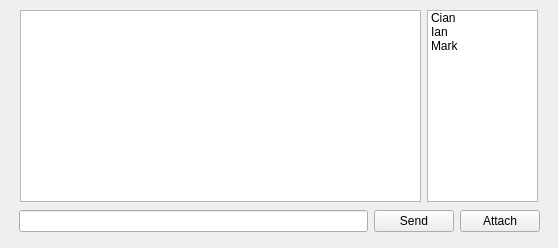
<?xml version="1.0" encoding="UTF-8"?>
<ui version="4.0">
 <class>MainWindow</class>
 <widget class="QMainWindow" name="MainWindow">
  <property name="geometry">
   <rect>
    <x>0</x>
    <y>0</y>
    <width>558</width>
    <height>248</height>
   </rect>
  </property>
  <property name="windowTitle">
   <string>MainWindow</string>
  </property>
  <widget class="QWidget" name="centralwidget">
   <widget class="QListWidget" name="listWidget">
    <property name="geometry">
     <rect>
      <x>427</x>
      <y>10</y>
      <width>111</width>
      <height>192</height>
     </rect>
    </property>
    <item>
     <property name="text">
      <string>Cian</string>
     </property>
    </item>
    <item>
     <property name="text">
      <string>Ian</string>
     </property>
    </item>
    <item>
     <property name="text">
      <string>Mark</string>
     </property>
    </item>
   </widget>
   <widget class="QWidget" name="layoutWidget">
    <property name="geometry">
     <rect>
      <x>19</x>
      <y>209</y>
      <width>521</width>
      <height>25</height>
     </rect>
    </property>
    <layout class="QHBoxLayout" name="horizontalLayout">
     <item>
      <widget class="QLineEdit" name="lineEdit"/>
     </item>
     <item>
      <widget class="QPushButton" name="pushButton">
       <property name="text">
        <string>Send</string>
       </property>
      </widget>
     </item>
     <item>
      <widget class="QPushButton" name="pushButton_2">
       <property name="text">
        <string>Attach</string>
       </property>
      </widget>
     </item>
    </layout>
   </widget>
   <widget class="QTextBrowser" name="textBrowser">
    <property name="geometry">
     <rect>
      <x>20</x>
      <y>10</y>
      <width>401</width>
      <height>192</height>
     </rect>
    </property>
   </widget>
  </widget>
  <action name="actionLogout">
   <property name="text">
    <string>Logout</string>
   </property>
  </action>
  <action name="actionSave">
   <property name="text">
    <string>Save</string>
   </property>
  </action>
 </widget>
 <resources/>
 <connections>
  <connection>
   <sender>lineEdit</sender>
   <signal>textChanged(QString)</signal>
   <receiver>textBrowser</receiver>
   <slot>setText(QString)</slot>
   <hints>
    <hint type="sourcelabel">
     <x>198</x>
     <y>220</y>
    </hint>
    <hint type="destinationlabel">
     <x>220</x>
     <y>105</y>
    </hint>
   </hints>
  </connection>
  <connection>
   <sender>pushButton</sender>
   <signal>clicked()</signal>
   <receiver>lineEdit</receiver>
   <slot>selectAll()</slot>
   <hints>
    <hint type="sourcelabel">
     <x>414</x>
     <y>219</y>
    </hint>
    <hint type="destinationlabel">
     <x>340</x>
     <y>219</y>
    </hint>
   </hints>
  </connection>
 </connections>
</ui>
